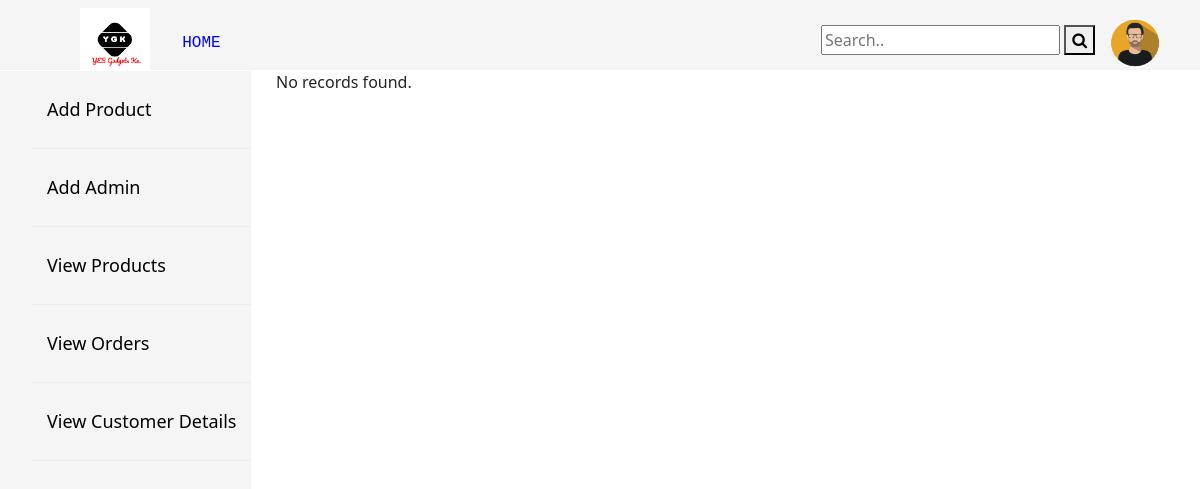
The page /View_users.php on the database as committed earlier.
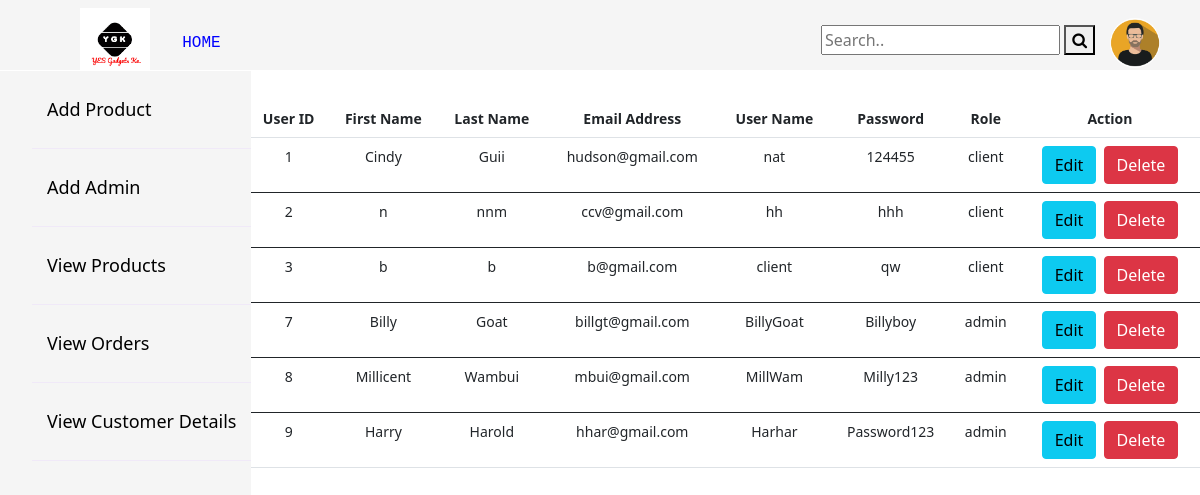
The same page on the database as committed later.
### tables this page shows
CREATE TABLE `tbl_users` (
  `user_id` int(11) NOT NULL,
  `first_name` varchar(25) NOT NULL,
  `last_name` varchar(25) NOT NULL,
  `email_address` varchar(25) NOT NULL,
  `user_name` varchar(25) NOT NULL,
  `user_password` varchar(25) NOT NULL,
  `role` varchar(6) NOT NULL DEFAULT 'client'
);

### View_users.php (the view, shortened to what this page needs)
<!DOCTYPE html>
<html>
    <head>
	<link href="https://cdn.jsdelivr.net/npm/bootstrap@5.0.2/dist/css/bootstrap.min.css" rel="stylesheet">
	<link rel="stylesheet" href="https://cdnjs.cloudflare.com/ajax/libs/font-awesome/4.7.0/css/font-awesome.min.css">
	 <link rel="stylesheet" type="text/css" href="css/View_users.css">
	<link rel="stylesheet" type="text/css" href="css/navbar.css">
    </head>
    <body>
    <nav class="navbar">
		<div class="logo-link">
			<img src="images/Logo.png" class="logo" style='max-width:70px'>
			<li></li><a href="Dashboard.html">Home</a></li>
		</div>
		<div class="search-profile">
			 <div class="search-container">
			    <form action="/action_page.php">
			      <input type="text" placeholder="Search.." name="search">
			      <button type="submit"><i class="fa fa-search"></i></button>
			    </form>
			  </div>
			  <div class="profile">
			  <img src="Profile_images/avatar_1.png">
			  </div>
		</div>
	</nav>
    <main class="content">
<div class="wrapper">
    <nav id="sidebar">
        <ul>
            <li><a href="Add_product.php">Add Product</a></li>
            <li><a href="Add_admin.php">Add Admin</a></li>
            <li><a href="Product.php">View Products</a></li>
            <li><a href="#">View Orders</a></li>
            <li><a href="View_users.php">View Customer Details</a></li>
        </ul>
    </nav>
</div>
    <?php
    require_once("connection.php");
   $sql="SELECT* FROM tbl_users" ;
   if($result=mysqli_query($link, $sql)){
	if(mysqli_num_rows($result) > 0){
        echo "<table class='table table-hover' id='myTable'>";
        echo "<thread>" ;
            echo "<tr>";
                echo "<th>User ID</th>";
                echo "<th>First Name</th>";
                echo "<th>Last Name</th>";
                echo "<th>Email Address</th>";
				echo "<th>User Name</th>";
                echo "<th>Password</th>";
                echo "<th>Role</th>";
                echo "<th>Action</th>";
            echo "</tr>";
        while($row = mysqli_fetch_array($result)){
            echo "<tbody>";
            echo "<tr>";
                echo "<td>" . $row['user_id'] . "</td>";
                echo "<td>" . $row['first_name'] . "</td>";
                echo "<td>" . $row['last_name'] . "</td>";
                echo "<td>" . $row['email_address'] . "</td>";
				echo "<td>" . $row['user_name'] . "</td>";
                echo "<td>" . $row['user_password'] . "</td>";
                echo "<td>" . $row['role'] . "</td>";
                echo "<td><a class='btn btn-info' href=Updateuser.php?user_id=" .$row['user_id']. ">Edit</a>" . "&nbsp; <a class='btn btn-danger' id='del_user' href=Deleteuser.php?user_id=" .$row['user_id']. ">Delete</a>" . "</td>";
            echo "</tr>";
        }
        echo "</tbody>";
        echo "</table>";
       ?> <script>
    <?php
    } else{
        echo "No records found.";
    }
} else{
    echo "ERROR " . mysqli_error($link);
   }
?>
</main>
    </body>
</html>

Rows that differ between the two databases and show on the page:
added tbl_users: user_id "1", first_name "Cindy", last_name "Guii", email_address "hudson@gmail.com", user_name "nat", user_password "124455", role "client"
added tbl_users: user_id "2", first_name "n", last_name "nnm", email_address "ccv@gmail.com", user_name "hh", user_password "hhh", role "client"
added tbl_users: user_id "3", first_name "b", last_name "b", email_address "b@gmail.com", user_name "client", user_password "qw", role "client"
added tbl_users: user_id "7", first_name "Billy", last_name "Goat", email_address "billgt@gmail.com", user_name "BillyGoat", user_password "Billyboy", role "admin"
added tbl_users: user_id "8", first_name "Millicent", last_name "Wambui", email_address "mbui@gmail.com", user_name "MillWam", user_password "Milly123", role "admin"
added tbl_users: user_id "9", first_name "Harry", last_name "Harold", email_address "hhar@gmail.com", user_name "Harhar", user_password "Password123", role "admin"
Other text that changed with them:
text no longer shown: "No records found."
text now shown: "User ID First Name Last Name Email Address User Name Password Role Action"
